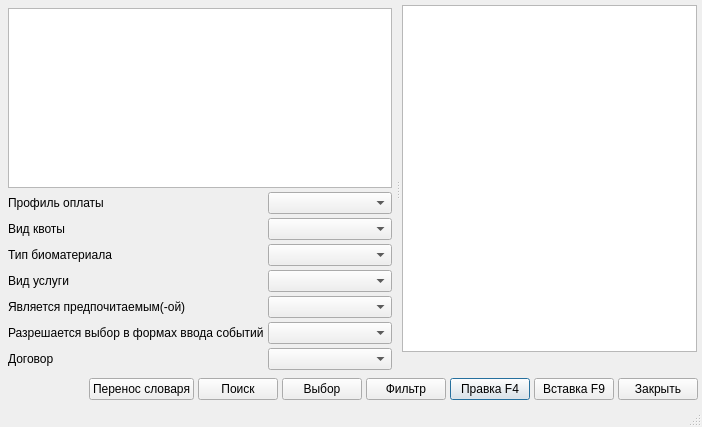
<?xml version="1.0" encoding="UTF-8"?>
<ui version="4.0">
 <class>ActionTypeListDialog</class>
 <widget class="QDialog" name="ActionTypeListDialog">
  <property name="geometry">
   <rect>
    <x>0</x>
    <y>0</y>
    <width>702</width>
    <height>427</height>
   </rect>
  </property>
  <property name="windowTitle">
   <string>Dialog</string>
  </property>
  <property name="sizeGripEnabled">
   <bool>true</bool>
  </property>
  <layout class="QVBoxLayout" name="verticalLayout_3">
   <property name="spacing">
    <number>4</number>
   </property>
   <property name="margin">
    <number>4</number>
   </property>
   <item>
    <widget class="QSplitter" name="splitter">
     <property name="sizePolicy">
      <sizepolicy hsizetype="Expanding" vsizetype="Expanding">
       <horstretch>0</horstretch>
       <verstretch>0</verstretch>
      </sizepolicy>
     </property>
     <property name="orientation">
      <enum>Qt::Horizontal</enum>
     </property>
     <property name="childrenCollapsible">
      <bool>false</bool>
     </property>
     <widget class="QWidget" name="pnlTree" native="true">
      <layout class="QGridLayout" name="gridLayout">
       <property name="margin">
        <number>4</number>
       </property>
       <property name="spacing">
        <number>4</number>
       </property>
       <item row="1" column="0">
        <widget class="QLabel" name="lblService">
         <property name="text">
          <string>Профиль оплаты</string>
         </property>
         <property name="buddy">
          <cstring>cmbService</cstring>
         </property>
        </widget>
       </item>
       <item row="1" column="1" colspan="2">
        <widget class="CRBComboBox" name="cmbService"/>
       </item>
       <item row="0" column="0" colspan="3">
        <widget class="CTreeView" name="treeItems"/>
       </item>
       <item row="4" column="1" colspan="2">
        <widget class="CActionServiceTypeComboBox" name="cmbServiceType"/>
       </item>
       <item row="5" column="0">
        <widget class="QLabel" name="lblIsPreferable">
         <property name="text">
          <string>Является предпочитаемым(-ой)</string>
         </property>
        </widget>
       </item>
       <item row="2" column="0">
        <widget class="QLabel" name="lblQuotaType">
         <property name="text">
          <string>Вид квоты</string>
         </property>
         <property name="buddy">
          <cstring>cmbQuotaType</cstring>
         </property>
        </widget>
       </item>
       <item row="3" column="1" colspan="2">
        <widget class="CRBComboBox" name="cmbTissueType"/>
       </item>
       <item row="4" column="0">
        <widget class="QLabel" name="lblServiceType">
         <property name="text">
          <string>Вид услуги</string>
         </property>
        </widget>
       </item>
       <item row="2" column="1" colspan="2">
        <widget class="CRBComboBox" name="cmbQuotaType"/>
       </item>
       <item row="5" column="1" colspan="2">
        <widget class="QComboBox" name="cmbIsPreferable">
         <item>
          <property name="text">
           <string/>
          </property>
         </item>
         <item>
          <property name="text">
           <string>Да</string>
          </property>
         </item>
         <item>
          <property name="text">
           <string>Нет</string>
          </property>
         </item>
        </widget>
       </item>
       <item row="3" column="0">
        <widget class="QLabel" name="lblTissueType">
         <property name="sizePolicy">
          <sizepolicy hsizetype="Maximum" vsizetype="Preferred">
           <horstretch>0</horstretch>
           <verstretch>0</verstretch>
          </sizepolicy>
         </property>
         <property name="text">
          <string>Тип биоматериала</string>
         </property>
         <property name="buddy">
          <cstring>cmbTissueType</cstring>
         </property>
        </widget>
       </item>
       <item row="6" column="1" colspan="2">
        <widget class="QComboBox" name="cmbShowInForm">
         <item>
          <property name="text">
           <string/>
          </property>
         </item>
         <item>
          <property name="text">
           <string>Да</string>
          </property>
         </item>
         <item>
          <property name="text">
           <string>Нет</string>
          </property>
         </item>
        </widget>
       </item>
       <item row="6" column="0">
        <widget class="QLabel" name="lblShowInForm">
         <property name="text">
          <string>Разрешается выбор в формах ввода событий</string>
         </property>
        </widget>
       </item>
       <item row="7" column="0">
        <widget class="QLabel" name="lblContract">
         <property name="text">
          <string>Договор</string>
         </property>
        </widget>
       </item>
       <item row="7" column="1" colspan="2">
        <widget class="QComboBox" name="cmbContract">
         <item>
          <property name="text">
           <string/>
          </property>
         </item>
         <item>
          <property name="text">
           <string>Да</string>
          </property>
         </item>
         <item>
          <property name="text">
           <string>Нет</string>
          </property>
         </item>
        </widget>
       </item>
      </layout>
     </widget>
     <widget class="QWidget" name="pnlList" native="true">
      <layout class="QGridLayout" name="gridLayout_2">
       <property name="leftMargin">
        <number>2</number>
       </property>
       <property name="topMargin">
        <number>1</number>
       </property>
       <property name="rightMargin">
        <number>1</number>
       </property>
       <property name="bottomMargin">
        <number>1</number>
       </property>
       <property name="spacing">
        <number>1</number>
       </property>
       <item row="1" column="0">
        <widget class="QLabel" name="lblCountRows">
         <property name="text">
          <string/>
         </property>
        </widget>
       </item>
       <item row="1" column="1">
        <widget class="QLabel" name="lblCountSelectedRows">
         <property name="text">
          <string/>
         </property>
        </widget>
       </item>
       <item row="1" column="2">
        <spacer name="horizontalSpacer">
         <property name="orientation">
          <enum>Qt::Horizontal</enum>
         </property>
         <property name="sizeHint" stdset="0">
          <size>
           <width>40</width>
           <height>20</height>
          </size>
         </property>
        </spacer>
       </item>
       <item row="0" column="0" colspan="3">
        <widget class="CTableView" name="tblItems">
         <property name="whatsThis">
          <string comment="ура!">список записей</string>
         </property>
         <property name="tabKeyNavigation">
          <bool>false</bool>
         </property>
         <property name="alternatingRowColors">
          <bool>true</bool>
         </property>
        </widget>
       </item>
      </layout>
     </widget>
    </widget>
   </item>
   <item>
    <layout class="QHBoxLayout">
     <property name="spacing">
      <number>4</number>
     </property>
     <item>
      <spacer>
       <property name="orientation">
        <enum>Qt::Horizontal</enum>
       </property>
       <property name="sizeHint" stdset="0">
        <size>
         <width>40</width>
         <height>20</height>
        </size>
       </property>
      </spacer>
     </item>
     <item>
      <widget class="QPushButton" name="btnCopyUserDictionary">
       <property name="sizePolicy">
        <sizepolicy hsizetype="Minimum" vsizetype="Fixed">
         <horstretch>0</horstretch>
         <verstretch>0</verstretch>
        </sizepolicy>
       </property>
       <property name="text">
        <string>Перенос словаря</string>
       </property>
      </widget>
     </item>
     <item>
      <widget class="QPushButton" name="btnFind">
       <property name="sizePolicy">
        <sizepolicy hsizetype="Minimum" vsizetype="Fixed">
         <horstretch>0</horstretch>
         <verstretch>0</verstretch>
        </sizepolicy>
       </property>
       <property name="text">
        <string>Поиск</string>
       </property>
      </widget>
     </item>
     <item>
      <widget class="QPushButton" name="btnSelect">
       <property name="whatsThis">
        <string>выбрать текущую запись</string>
       </property>
       <property name="text">
        <string>Выбор</string>
       </property>
      </widget>
     </item>
     <item>
      <widget class="QPushButton" name="btnFilter">
       <property name="whatsThis">
        <string>изменить условие отбора записей для показа в списке</string>
       </property>
       <property name="text">
        <string>Фильтр</string>
       </property>
      </widget>
     </item>
     <item>
      <widget class="QPushButton" name="btnEdit">
       <property name="whatsThis">
        <string>изменить текущую запись</string>
       </property>
       <property name="text">
        <string>Правка F4</string>
       </property>
       <property name="shortcut">
        <string>F4</string>
       </property>
       <property name="default">
        <bool>true</bool>
       </property>
      </widget>
     </item>
     <item>
      <widget class="QPushButton" name="btnNew">
       <property name="whatsThis">
        <string>добавить новую запись</string>
       </property>
       <property name="text">
        <string>Вставка F9</string>
       </property>
       <property name="shortcut">
        <string>F9</string>
       </property>
      </widget>
     </item>
     <item>
      <widget class="QPushButton" name="btnCancel">
       <property name="whatsThis">
        <string>выйти из списка без выбора</string>
       </property>
       <property name="text">
        <string>Закрыть</string>
       </property>
      </widget>
     </item>
    </layout>
   </item>
   <item>
    <widget class="QStatusBar" name="statusBar">
     <property name="sizePolicy">
      <sizepolicy hsizetype="Preferred" vsizetype="Fixed">
       <horstretch>0</horstretch>
       <verstretch>0</verstretch>
      </sizepolicy>
     </property>
     <property name="toolTip">
      <string>A status bar</string>
     </property>
     <property name="whatsThis">
      <string>A status bar.</string>
     </property>
     <property name="sizeGripEnabled">
      <bool>false</bool>
     </property>
    </widget>
   </item>
  </layout>
 </widget>
 <customwidgets>
  <customwidget>
   <class>CRBComboBox</class>
   <extends>QComboBox</extends>
   <header>library/crbcombobox.h</header>
  </customwidget>
  <customwidget>
   <class>CTableView</class>
   <extends>QTableView</extends>
   <header>library/TableView.h</header>
  </customwidget>
  <customwidget>
   <class>CTreeView</class>
   <extends>QTreeView</extends>
   <header>library/TreeView.h</header>
  </customwidget>
  <customwidget>
   <class>CActionServiceTypeComboBox</class>
   <extends>QComboBox</extends>
   <header location="global">Events/ActionServiceType.h</header>
  </customwidget>
 </customwidgets>
 <tabstops>
  <tabstop>treeItems</tabstop>
  <tabstop>cmbService</tabstop>
  <tabstop>cmbQuotaType</tabstop>
  <tabstop>cmbTissueType</tabstop>
  <tabstop>tblItems</tabstop>
  <tabstop>btnFind</tabstop>
  <tabstop>btnSelect</tabstop>
  <tabstop>btnFilter</tabstop>
  <tabstop>btnEdit</tabstop>
  <tabstop>btnNew</tabstop>
  <tabstop>btnCancel</tabstop>
 </tabstops>
 <resources/>
 <connections>
  <connection>
   <sender>btnCancel</sender>
   <signal>clicked()</signal>
   <receiver>ActionTypeListDialog</receiver>
   <slot>reject()</slot>
   <hints>
    <hint type="sourcelabel">
     <x>568</x>
     <y>434</y>
    </hint>
    <hint type="destinationlabel">
     <x>307</x>
     <y>241</y>
    </hint>
   </hints>
  </connection>
 </connections>
</ui>
